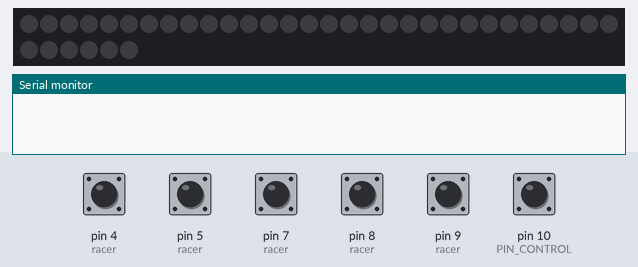
The sketch below on a simulated Arduino Uno, built with avr-gcc and run on an emulated ATmega328P. Parts: 36 RGB LEDs in strip order, left to right, continuing on the next row, the last lines printed to the serial monitor. The inputs (shaded band) are chosen by the test bench; at power-on: pin 4 (racer), pin 5 (racer), pin 7 (racer), pin 8 (racer), pin 9 (racer), pin 10 (PIN_CONTROL) HIGH.

Above: at 1.2 s.
1.3 s: pin 10 (PIN_CONTROL) pulled LOW for 0.15 s
At 2.8 s:
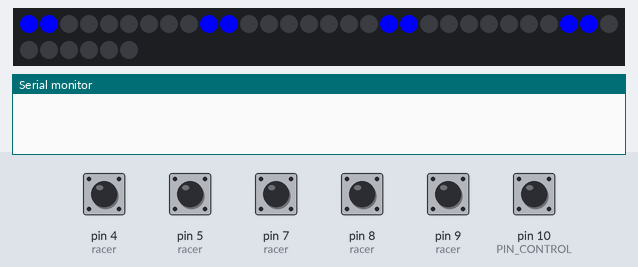
3.2 s: pin 4 (racer) pulled LOW for 0.15 s
4.8 s: pin 7 (racer) pulled LOW for 0.15 s
At 7.0 s:
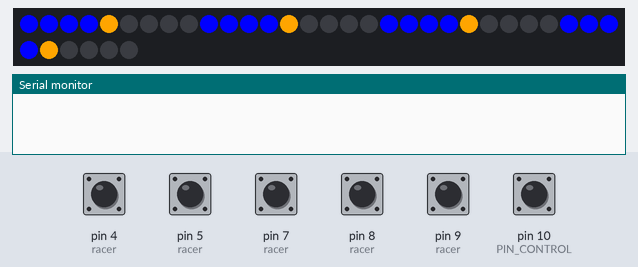
7.9 s: pin 5 (racer) pulled LOW for 0.15 s
At 9.0 s:
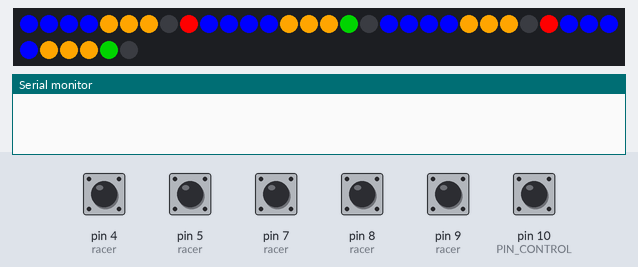
11.2 s: pin 10 (PIN_CONTROL) pulled LOW for 1 s
At 13.2 s:
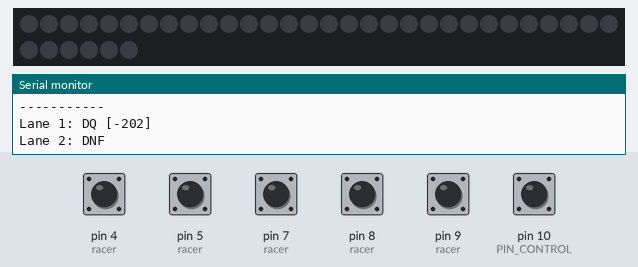
Timing chart, 0 to 14.7 s (numbered marks = the images above; inputs shaded):
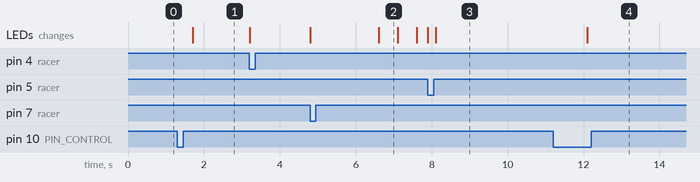

Measured:
- after the input at 1.3 s, the LEDs: change after 0.40 s (image 1)
- after the input at 4.8 s, the LEDs: first change at once (image 2 shows a later state)
- after the input at 7.9 s, the LEDs: first change at once (image 3 shows a later state)
- after the input at 11.2 s, the LEDs: change after 0.90 s (image 4)

The sketch:

DragLights.ino
```cpp
/*
Implements Drag Racing (Christmas Tree) lights
MajicDesigns Feb 2023

Implementation
==============
- The software encodes the rules below with the 'lamps' implemented as NeoPixel LEDs
  managed by the FastLED library.
- One active low digital input switch is used to start/reset the lights sequence.
- Pairs of active low digital inputs are used to signal the prestage and staged optical
  beams per racer.
- Optionally, one digital input signals racer going past finish line if the timing mode
  is enabled. At the end of the run the time results are printed to the serial monitor.

Light Rules
===========
Drag races are started electronically by a system known as a Christmas tree.
A common Christmas tree consists of a column of seven lights for each driver or lane,
as well as a set of light beams across the track itself.  The light beams are arranged
with one set on the starting line, and another set 7 inches behind it.

Each side of the column of lights is the same from the top down:
- two blue LED light set
- three amber bulbs
- one green bulb
- one red bulb.

When drivers are preparing to race, they first cross the beams 7 inches behind the
starting line. Crossing this beam activates the top bulbs. At this point, with most
modern starting lights, the tree is activated.

Once pre-staged, drivers roll up 7 inches and cross the second beam on the starting
line. Once the first driver activates the bottom bulbs, the subsequent drivers have
seven seconds or they are timed out and automatically disqualified.

Once all drivers have crossed the staged sensor or are timed out, the automatic
starting system will activate the next lighting sequence within 1.3 seconds of
the last car being staged or being disqualified.

After this point, the lighting sequence will be different based on the type of
tree and start that a race is using.
 - A "Standard" tree lights up each amber light in sequence with a 500 ms delay between
   them, followed by the green light after another 500 ms delay.
 - A "Professional" tree lights up all the amber lights at the same time, followed
   by the green light after a 400 ms delay.
 - A "Hybrid" (or Professional 500) tree, is the same as a professional tree with a 500 ms
   delay before the green light.

On the activation of the green light from either style of tree, the drivers are supposed
to start the race.

Leaving the "Staged" line before the green light activates will instantly stop the count
down and result in a lighting of the red light and a provisional disqualification of the
offending driver.

The software will operate in any of the three modes. Change the mode using the compile time
definition TREE_MODE.

Hardware definitions
====================
- PIN_CONTROL defines the digital input to reset the lights sequence and enable
the next one.
- Racer stage, foul and finish line beams digital inputs are defined in the racer[] array.
- DATA_PIN defines the neopixel serial output data pin

Dependencies
============
MD_UISwitch library can be found at https://github.com/MajicDesign/MD_UISwitch or the IDE library manager
FastLED library can be found at https://fastled.io/ or the IDE library manager.
*/

#include <FastLED.h>
#include <MD_UISwitch.h>

// Define whether timing results option is enabled
// Set true = enabled, false = dsabled
#define TIMING_ENABLED true

// Define the running mode for the tree
// Set 0 = Standard, 1 = Professional or 2 = Hybrid
#ifndef TREE_MODE
#define TREE_MODE 0
#endif

// Set up parameters for different modes
#if TREE_MODE == 0  // Standard Mode
#warning "Compiling for STANDARD TREE"

const uint32_t STAGE_DELAY = 7000; // in milliseconds
const uint32_t READY_DELAY = 1300; // in milliseconds
const uint32_t SET_DELAY = 500;    // in milliseconds
const uint32_t GO_DELAY = 500;     // in milliseconds

#elif TREE_MODE == 1  // Professional Mode
#warning "Compiling for PROFESSIONAL TREE"

const uint32_t STAGE_DELAY = 7000; // in milliseconds
const uint32_t READY_DELAY = 1300; // in milliseconds
const uint32_t SET_DELAY = 0;      // in milliseconds
const uint32_t GO_DELAY = 400;     // in milliseconds

#elif TREE_MODE == 2  // Hybrid Mode
#warning "Compiling for HYBRID TREE"

const uint32_t STAGE_DELAY = 7000; // in milliseconds
const uint32_t READY_DELAY = 1300; // in milliseconds
const uint32_t SET_DELAY = 0;      // in milliseconds
const uint32_t GO_DELAY = 500;     // in milliseconds

#endif

#define ARRAY_SIZE(a) (sizeof(a)/sizeof((a)[0]))

// Define the colors to use for the lights
const CRGB LAMP_OFF = CRGB::Black;
const CRGB LAMP_STAGING = CRGB::Blue;
const CRGB LAMP_STAGED = CRGB::Blue;
const CRGB LAMP_READY = CRGB::Orange;
const CRGB LAMP_GO = CRGB::Green;
const CRGB LAMP_FOUL = CRGB::Red;

// Define the offsets from arbitrary base for each set of lights
const uint8_t idStaging[] = { 0, 1 };   // LED offset for the staging lamp (LAMP_STAGING)
const uint8_t idStaged[] = { 2, 3 };    // LED number for the staged lamp (LAMP_STAGED)
const uint8_t idReady[] = { 4, 5, 6 };  // LED numbers for the ready lamps (LAMP_READY)
const uint8_t idGo = 7;                 // LED number for the go lamp (LAMP_GO)
const uint8_t idFoul = 8;               // LED number for the foul lamp (LAMP_FOUL)

const uint8_t LED_PER_TREE = 9;                     // Number of LEDS in each tree
const uint8_t STAGING_COUNT = ARRAY_SIZE(idStaging);// Number of LEDS in staging
const uint8_t STAGED_COUNT = ARRAY_SIZE(idStaged);  // Number of LEDS in staged
const uint8_t READY_COUNT = ARRAY_SIZE(idReady);    // Number of ready LEDS in ready

// Define what we need to keep track of for one tree of lamps
struct oneTree_t
{
  uint8_t idRacer;    // 0 .. NUM_RACERS-1. Which racer this tree is for.
  uint8_t idLEDBase;  // The first led number for this tree
};

// Define the data for all the lamp trees required
// There are only 2 types of trees (one per racer) but these may be displayed
// multiple times (eg, front and back of a column, around the park, etc).
// This array defines the number of trees required, which racer they 'belong'
// to and the starting neopixel address for the LED_PER_TREE leds for this tree.
// Altogether this is the total number of LEDS that the FastLED software has
// to manage.
oneTree_t display[] =
{
  { 0, 0 },
  { 1, LED_PER_TREE * 1 },
  { 0, LED_PER_TREE * 2 },
  { 1, LED_PER_TREE * 3 },
};

// Derive some global constants from this array definition
const uint8_t NUM_TREES = ARRAY_SIZE(display);
const uint16_t NUM_LEDS = LED_PER_TREE * NUM_TREES;

// Create an array for the FastLED neopixel strip
CRGB led[NUM_LEDS];

// This is the LED type and other parameters for FastLED initialization
// For led chips like WS2812, which have 3 wires (data, ground, power) define
// a data pin for comms to the LED string.
#define CHIPSET_TYPE WS2812B
const EOrder RGB_TYPE = GRB;
const uint8_t DATA_PIN = 3;

// Define what we need to keep track of for one racer
struct oneRacer_t
{
  // Keep statically (once only) initialised items together
  uint8_t pinStaged;  // input pin indicates staged when low
  uint8_t pinFoul;    // input pin indicates foul when low
#if TIMING_ENABLED
  uint8_t pinFinish;  // input pin indicates racer past finish line when low
#endif

  // Dynamically initialised items
  bool isStaged;      // true if the racer is staged
  bool isFoul;        // true if tree is showing foul
#if TIMING_ENABLED
  uint32_t timeResult; // timing result for foul or finish line
#endif
};

// Define the pin data for all the racers
// One line entry per racer. There are normally only 2 racers in a drag race
// but more can be defined if required without changes to the software.
// Data not statically initialized should be done in the RESET state.
oneRacer_t racer[] =
{
#if TIMING_ENABLED
  // Stage, Foul, Finish
  { 4, 5, 6 },
  { 7, 8, 9 },
#else
  // Stage, Foul
  { 4, 5 },
  { 7, 8 },
#endif
};

// Derive global constants from this array definition
const uint8_t NUM_RACERS = ARRAY_SIZE(racer);

// Define what we need to know to control the event
const uint8_t PIN_CONTROL = 10;
MD_UISwitch_Digital swControl(PIN_CONTROL);

void setLampsOff(void)
{
  for (auto i = 0; i < NUM_TREES; i++)
  {
    for (auto j=0; j<STAGING_COUNT; j++)
      led[display[i].idLEDBase + idStaging[j]] = LAMP_OFF;
    for (auto j=0; j<STAGED_COUNT; j++)
      led[display[i].idLEDBase + idStaged[j]] = LAMP_OFF;
    for (auto j=0; j<READY_COUNT; j++)
      led[display[i].idLEDBase + idReady[j]] = LAMP_OFF;
    led[display[i].idLEDBase + idGo] = LAMP_OFF;
    led[display[i].idLEDBase + idFoul] = LAMP_OFF;
  }
  FastLED.show();
}

void setLampsStaging(void)
{
  for (auto i = 0; i < NUM_TREES; i++)
  {
    for (auto j=0; j<STAGING_COUNT; j++)
      led[display[i].idLEDBase + idStaging[j]] = LAMP_STAGING;
  }
  FastLED.show();
}

void setLampsStaged(uint8_t racer)
{
  for (auto i = 0; i < NUM_TREES; i++)
  {
    if (display[i].idRacer == racer)
    {
      for (auto j=0; j<STAGED_COUNT; j++)
        led[display[i].idLEDBase + idStaged[j]] = LAMP_STAGED;
    }
  }
  FastLED.show();
}

void setLampsReady(uint8_t idx)
{
  for (auto i=0; i<NUM_TREES; i++)
    led[display[i].idLEDBase + idReady[idx]] = LAMP_READY;
  FastLED.show();
}

void setLampsGo(void)
{
  for (auto i=0; i<NUM_TREES; i++)
    if (!racer[display[i].idRacer].isFoul)
      led[display[i].idLEDBase + idGo] = LAMP_GO;
  FastLED.show();
}

void setLampsFoul(uint8_t racer)
{
  for (auto i=0; i<NUM_TREES; i++)
  {
    if (display[i].idRacer == racer)
      led[display[i].idLEDBase + idFoul] = LAMP_FOUL;
  }
  FastLED.show();
}

bool alreadyFoul(void)
// return true if at least one racer is fouled
{
  bool b = false;

  // check at least one already fouled
  for (auto i=0; i<NUM_RACERS; i++)
    b |= racer[i].isFoul;

  return(b);
}

bool checkForFalseStart(uint32_t timeStart, uint32_t timePeriod)
// return true if any racers have fouled
{
  bool b = false;

  // check the foul inputs
  for (auto i=0; i<NUM_RACERS; i++)
  {
    if ((digitalRead(racer[i].pinFoul) == LOW)  && !alreadyFoul())
    {
      setLampsFoul(i);
      racer[i].isFoul = b = true;
#if TIMING_ENABLED
      racer[i].timeResult = timePeriod - (millis() - timeStart);
#endif
    }
  }
  return(b);
}

#if TIMING_ENABLED

bool checkForFinish(uint32_t timeStart)
// return true is all racers are finished
{
  bool b = true;

  // check the finish inputs
  for (auto i=0; i<NUM_RACERS; i++)
  {
    // not fouled or not already recorded time
    if (!racer[i].isFoul && (racer[i].timeResult == 0))
    {
      if (digitalRead(racer[i].pinFinish) == LOW)   // this racer has finished
        racer[i].timeResult = millis() - timeStart;
      else
        b = false; // not finished, change return status
    }
  }

  return(b);
}

void showTimeResults(void)
{
  Serial.print(F("\n\nRace Result\n-----------"));
  for (uint8_t i = 0; i < NUM_RACERS; i++)
  {
    Serial.print(F("\nLane "));
    Serial.print(i+1);
    Serial.print(F(": "));
    if (racer[i].isFoul)
    {
      Serial.print(F("DQ"));        // disqualified
      if (racer[i].timeResult != 0) // reaction time recorded
      {
        Serial.print(F(" [-"));
        Serial.print(racer[i].timeResult);
        Serial.print(F("]"));
      }
    }
    else if (racer[i].timeResult == 0)
      Serial.print(F("DNF"));       // did not finish
    else
      Serial.print(racer[i].timeResult);
  }
}

#endif

void setup(void)
{
#if TIMING_ENABLED
  Serial.begin(57600);    // use this to output timing results
#endif
  FastLED.addLeds<CHIPSET_TYPE, DATA_PIN, RGB_TYPE>(led, NUM_LEDS);

  setLampsOff();

  for (auto i = 0; i < NUM_RACERS; i++)
  {
    pinMode(racer[i].pinStaged, INPUT_PULLUP);
    pinMode(racer[i].pinFoul, INPUT_PULLUP);
#if TIMING_ENABLED
    pinMode(racer[i].pinFinish, INPUT_PULLUP);
#endif
  }
  swControl.begin();
}

void loop(void)
{
  static enum {
    RESET,        // reset variables for next run
    PRE_STAGE,    // wait for signal to enable tree
    STAGING,      // wait for all lanes to stage or time out
    WAIT_START,   // delay before start sequence
    START_READY,  // yellow light sequence
    START_SET,    // delay before green
    START_GO,     // set green light
#if TIMING_ENABLED
    WAIT_FINISH,  // wait for racers to finish to get time
#endif
    WAIT_RESET,   // sequence ended, waiting for signal to reset
  } curState = RESET;

  static uint32_t timeStart = 0;
  static uint8_t count = 0;

  switch (curState)
  {
  case RESET:           // reset variables for next run
    for (auto i = 0; i < NUM_RACERS; i++)
    {
      racer[i].isStaged = racer[i].isFoul = false;
#if TIMING_ENABLED
      racer[i].timeResult = 0;
#endif
    }
    setLampsOff();
    curState = PRE_STAGE;
    break;

  case PRE_STAGE:       // wait for signal to enable tree
    if (swControl.read() == MD_UISwitch::KEY_PRESS)
    {
      setLampsStaging();
      timeStart = 0;
      curState = STAGING;
    }
    break;

  case STAGING:         // wait for lanes all lanes to stage or time out
    // check for timeout
    if (timeStart != 0 && (millis() - timeStart >= STAGE_DELAY))
    {
      // set everyone not staged to foul
      for (auto i=0; i<NUM_RACERS; i++)
      {
        if (!racer[i].isStaged)
        {
          setLampsFoul(i);
          racer[i].isFoul = true;
        }
      }
    }

    // check if racers are staged
    for (auto i=0; i<NUM_RACERS; i++)
    {
      // handle the digital input
      if (digitalRead(racer[i].pinStaged) == LOW)
      {
        setLampsStaged(i);
        racer[i].isStaged = true;
        if (timeStart == 0) timeStart = millis();
      }
    }

    // work out if everyone is staged or fouled
    count = 0;
    for (auto i=0; i<NUM_RACERS; i++)
      if (racer[i].isStaged or racer[i].isFoul)
        count++;

    if (count == NUM_RACERS)
    {
      timeStart = millis();
      curState = WAIT_START;
    }
    break;

  case WAIT_START:      // delay before start sequence
    checkForFalseStart(timeStart, READY_DELAY + (READY_COUNT*SET_DELAY) + GO_DELAY);

    if (millis() - timeStart >= READY_DELAY)
    {
      curState = START_READY;
      timeStart = millis();
      count = 0;
    }
    break;

  case START_READY:     // yellow light sequence
    checkForFalseStart(timeStart, (READY_COUNT*SET_DELAY) + GO_DELAY);

    if (SET_DELAY == 0)   // all lights simultaneously
    {
      for (count=0; count<READY_COUNT; count++)
        setLampsReady(count);
    }
    else                  // lights sequenced with delay between
    {
      if (millis() - timeStart >= SET_DELAY)
      {
        setLampsReady(count);
        count++;
        timeStart = millis();
      }
    }

    // check if all lights are on
    if (count == READY_COUNT)
    {
      timeStart = millis();
      curState = START_SET;
    }
    break;

  case START_SET:       // delay before green
    checkForFalseStart(timeStart, GO_DELAY);

    // monitor the timer
    if (millis() - timeStart >= GO_DELAY)
      curState = START_GO;
    break;

  case START_GO:       // set green lights
    setLampsGo();
    timeStart = millis();
#if TIMING_ENABLED
    curState = WAIT_FINISH;
#else
    curState = WAIT_RESET;
#endif
    break;

#if TIMING_ENABLED
  case WAIT_FINISH:    // wait for all racers to finish or indicator to reset
    {
      bool allDone = false;

      // If controller termintes the run, finish it off now
      if (swControl.read() == MD_UISwitch::KEY_PRESS)
      {
        allDone = true;
        curState = RESET;
      }

      // When all racers have finished, display the results and wait for controller
      if (checkForFinish(timeStart))
      {
        allDone = true;
        curState = WAIT_RESET;
      }
      if (allDone) showTimeResults();
    }
    break;
#endif

  case WAIT_RESET:     // tree sequence ended, waiting for signal to reset
    if (swControl.read() == MD_UISwitch::KEY_PRESS)
      curState = RESET;
    break;

  default:
    curState = RESET;
    break;
  }
}
```
